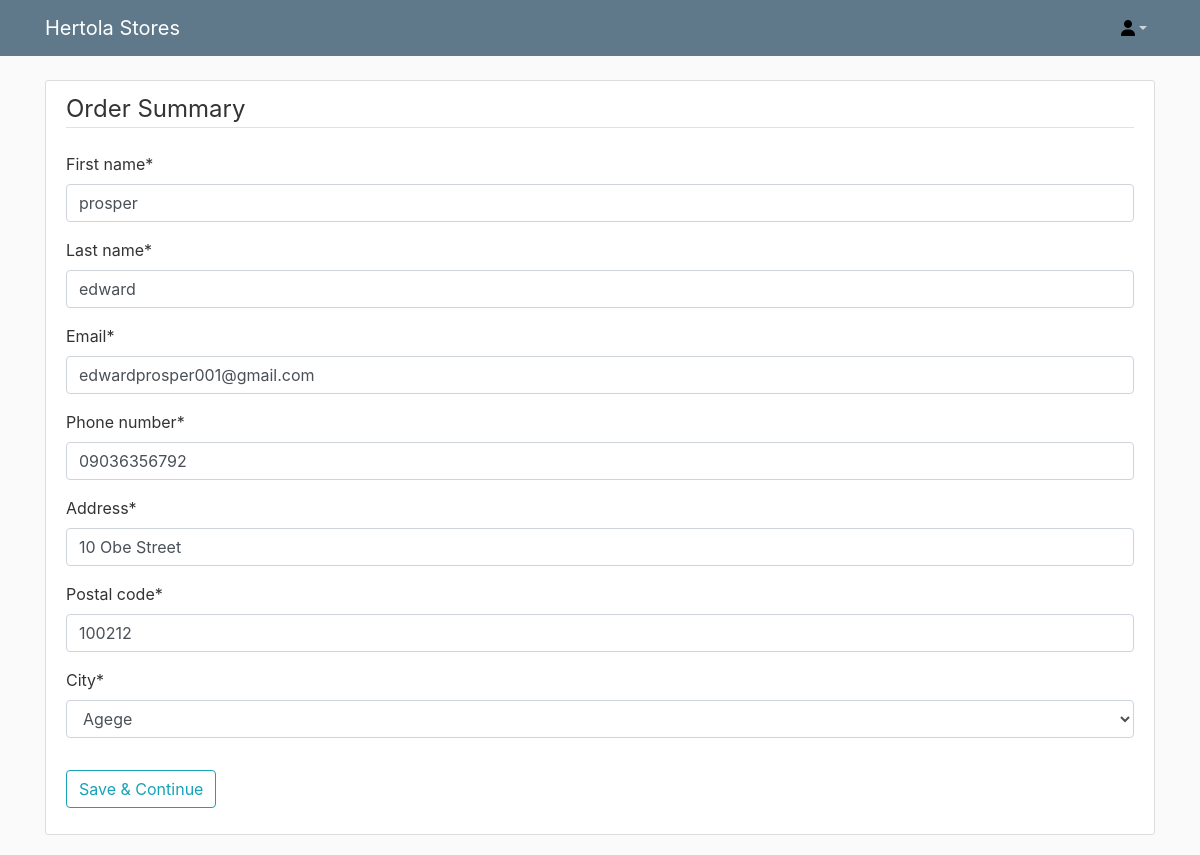
The page /orders/5/summary/edit/ (signed in) on the database its author committed.
### orders/models.py (models this page shows, shortened)
class Order(models.Model):
    first_name = models.CharField(max_length=50)
    last_name = models.CharField(max_length=50)
    email = models.EmailField()
    phone_number = models.CharField(max_length=11)
    address = models.CharField(max_length=250)
    postal_code = models.CharField(max_length=20)
    city = models.ForeignKey(LGA, on_delete=models.CASCADE)
    delivery_fee = ChainedForeignKey(Delivery_prices, chained_field="city",
                                     chained_model_field="city",
                                     show_all=False,
                                    auto_choose=True,
                                    sort=True)
    created = models.DateTimeField(auto_now_add=True)
    updated = models.DateTimeField(auto_now=True)
    paid = models.BooleanField(default=False)
    ref = models.CharField(max_length=200)
    refund_requested = models.BooleanField(default=False)
    refund_granted = models.BooleanField(default=False)
    coupon = models.ForeignKey(Coupon,
                               related_name='orders',
                               null=True,
                               blank=True,
                               on_delete=models.SET_NULL)
    discount = models.IntegerField(default=0,
                                   validators=[MinValueValidator(0),
                                       MaxValueValidator(100)])
    class Meta:
        ordering = ['-created']
        indexes = [
            models.Index(fields=['-created']),
        ]

class LGA(models.Model):
    city = models.CharField(max_length=255)
    def __str__(self):
        return self.city

### orders/views.py (the view)
# urls.py: path("<int:pk>/summary/edit/", views.OrderSummaryUpdateView.as_view(), name='order-summary-edit'),
class OrderSummaryUpdateView(LoginRequiredMixin, UpdateView):
    model = Order
    fields = ['first_name', 'last_name', 'email', 'phone_number', 'address',
                  'postal_code', 'city']

### cart/context_processors.py (called while the page is built)
def cart(request):
    return {'cart': Cart(request)}

### orders/templates/orders/order_form.html (shortened to what this page needs)
{% extends "users/user_base.html" %}
{% load crispy_forms_tags %}
{% block content %}
    <div class="content-section">
        <form method="POST">
            <fieldset class="form-group">
                <legend class="border-bottom mb-4">Order Summary</legend>
                {{ form|crispy }}
            </fieldset>
            <div class="form-group">
                <button class="btn btn-outline-info" type="submit">Save & Continue</button>
            </div>
        </form>
{% endblock content %}

### users/static/users/main.css (style rules this page uses)
body { background: #fafafa; color: #333333; margin-top: 5rem; }
.content-section { background: #ffffff; padding: 10px 20px; border: 1px solid #dddddd; border-radius: 3px; margin-bottom: 20px; }

### rows shown on the page
Order: first_name "prosper", last_name "edward", email "edwardprosper001@gmail.com", phone_number "09036356792", address "10 Obe Street", postal_code "100212"
LGA: city "Agege"
